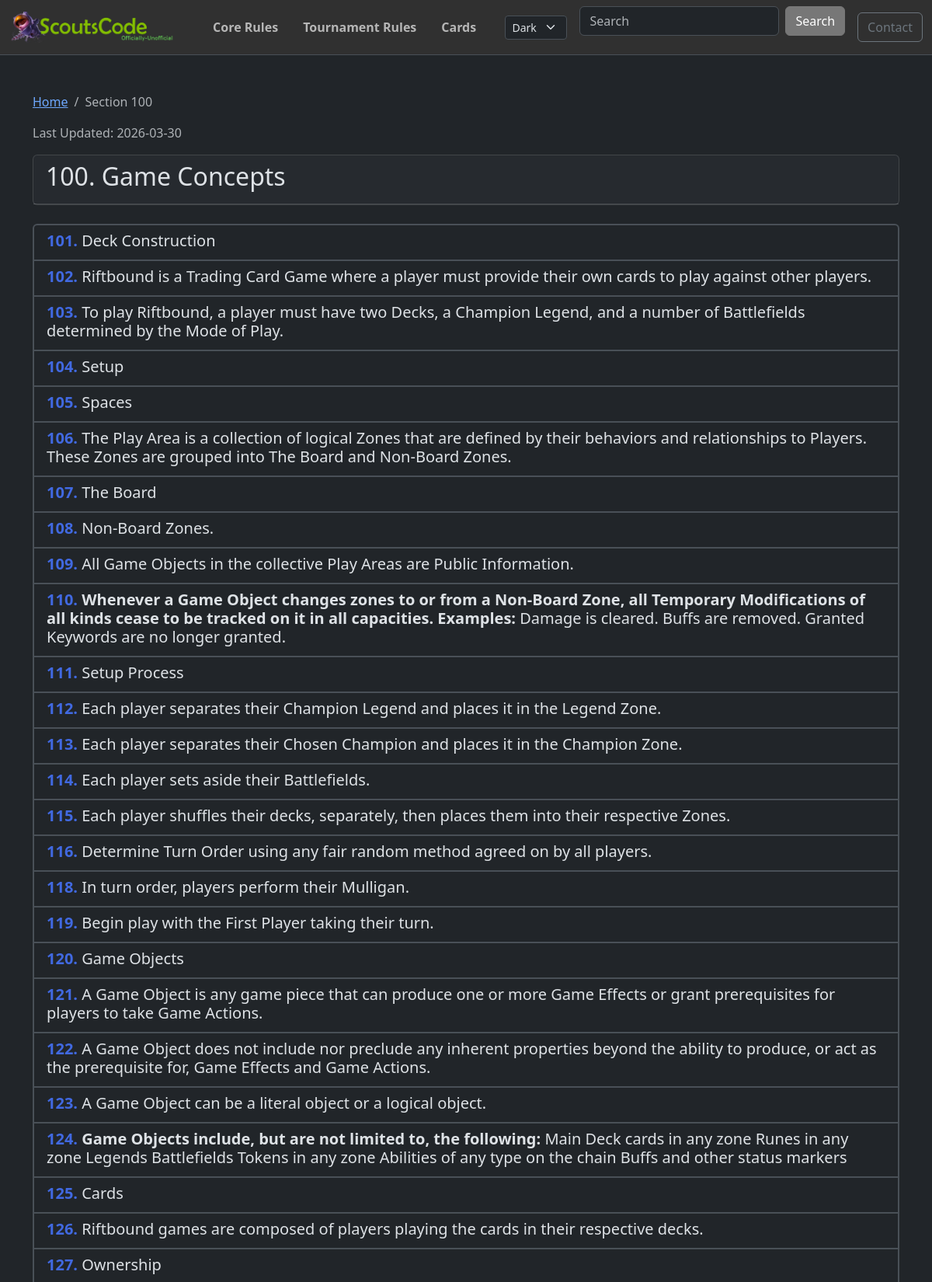
Screenshot of /crsections/100/ (upper part) with the database file from the repository.
### post/models.py (models this page shows, shortened)
class RuleSection(models.Model):
    RULE_TYPE_CHOICES = [
        ("TR", "Tournament Rules"),
        ("CR", "Comprehensive Rules"),
    ]
    rule_type = models.CharField(max_length=2, choices=RULE_TYPE_CHOICES)
    section = models.CharField(max_length=50, db_index=True)  # e.g., "703.4.a.5"
    text = models.TextField()
    annotations = models.TextField(blank=True, default="")
    parent = models.ForeignKey(
        "self", on_delete=models.CASCADE, null=True, blank=True, related_name="children"
    )
    order = models.IntegerField(default=0)
    class Meta:
        ordering = ["rule_type", "order", "section"]
        unique_together = ["rule_type", "section"]
        indexes = [
            models.Index(fields=["rule_type", "section"]),
            models.Index(fields=["parent", "order"]),
        ]
    def get_top_level_section(self):
        parts = self.section.split(".")
        first_part = parts[0]
        if len(first_part) >= 3:
            return first_part[0] + "00"
        return first_part
    def to_dict(self, include_children=True):
        data = {
            "section": self.section,
            "text": self.text,
            "annotations": self.annotations,
            "children": [],
        }
        if include_children:
            for child in self.children.all():
                data["children"].append(child.to_dict(include_children=True))
        return data

### post/views.py (the view)
# urls.py: path("crsections/<str:section>/", crsection_detail, name="crsection_detail"),
def crsection_detail(request, section):
    try:
        section_obj = RuleSection.objects.prefetch_related(
            "children__children__children__children"
        ).get(rule_type="CR", section=section)
    except RuleSection.DoesNotExist:
        raise Http404(f"Section {section} not found")
    data = section_obj.to_dict()
    top_level = section_obj.get_top_level_section()
    is_top_level = section == top_level
    data = format_section_text(data, section_type="cr")
    parent_section = None
    if section_obj.parent:
        parent_section = section_obj.parent.section
    context = {
        "section": data,
        "json_url": f"/crsections/{top_level}/",
        "is_top_level": is_top_level,
        "parent_section": parent_section,
        "last_updated": get_rules_last_updated("CR"),
    }
    return render(request, "crsection_detail.html", context)

### post/context_processors.py (called while the page is built)
def global_site_data(request):
    data = cache.get("global_site_data")
    if data is not None:
        return data
    copyright_asset = TextAsset.objects.filter(asset_type="copyright").first()
    logo_asset = TextAsset.objects.filter(asset_type="logo").first()
    default_copyright = "© 2025 Copyright "
    data = {
        "copyright_text": copyright_asset.content
        if copyright_asset
        else default_copyright,
        "logo_asset": logo_asset,
        "copyright_asset": copyright_asset,
    }
    cache.set("global_site_data", data, CACHE_TTL)
    return data

### post/views.py (called while the page is built, shortened)
def bold_before_colon(text):
    if ":" in text:
        parts = text.split(":", 1)
        return f"<strong>{parts[0]}:</strong>{parts[1]}"
    return text

def format_section_text(section_data, section_type="tr"):
    section_data["text"] = linkify_references(section_data["text"], section_type)
    section_data["text"] = bold_before_colon(section_data["text"])
    for child in section_data.get("children", []):
        child_section_str = child.get("section", "")
        has_letter = any(
            letter in child_section_str for letter in ["a", "b", "c", "d", "e"]
        )
        has_children = len(child.get("children", [])) > 0
        will_be_clickable_link = has_children and not has_letter
        if not will_be_clickable_link:
            child["text"] = linkify_references(child["text"], section_type)
        child["text"] = bold_before_colon(child["text"])
        for grandchild in child.get("children", []):
            format_section_text(grandchild, section_type)
    return section_data

def get_rules_last_updated(rule_type):
    if rule_type in _rules_last_updated_cache:
        return _rules_last_updated_cache[rule_type]

### post/templates/crsection_detail.html (shortened to what this page needs)
{% extends 'base.html' %}
{% load static %}
{% block content %}
    <div class="crsection-detail">
        <nav aria-label="breadcrumb">
            <ol class="breadcrumb">
                <li class="breadcrumb-item"><a href="/">Home</a></li>
                <li class="breadcrumb-item active" aria-current="page">Section {{ section.section }}</li>
            </ol>
        </nav>
        <p class="text-muted">Last Updated: {{ last_updated }}</p>
        <div class="card mb-4">
            <div class="card-header">
                <div class="d-flex justify-content-between align-items-start">
                    <h2>{{ section.section }}. {{ section.text|safe }}</h2>
                </div>
            </div>
        </div>
        {% if is_top_level %}
            {% if section.children %}
                <div class="list-group mb-4">
                    {% for child in section.children %}
                        <a href="/crsections/{{ child.section }}/" class="list-group-item list-group-item-action">
                            <h5 class="mb-1"><span class="rule-number">{{ child.section }}.</span> {{ child.text|safe }}</h5>
                        </a>
                    {% endfor %}
                </div>
            {% else %}
                <div class="alert alert-info">This section has no subsections.</div>
            {% endif %}
        {% endif %}
    </div>
{% endblock %}

### static/css/style.css (style rules this page uses)
:root { --custom-primary: #3498db; --custom-secondary: rgb(119, 119, 119); --custom-navbar-color: #303030; }
[data-bs-theme="dark"] { --custom-body-color: #212529; --custom-main-color: #ffffff; }
.list-group-item-action { border-width: 2px; font-weight: 500; }
.list-group-item-action .rule-number { color: #4169e1 !important; font-weight: 600; }
a.list-group-item-action h5 .rule-number { color: #4169e1 !important; }

### rows the page displays
RuleSection: section "100", text "Game Concepts"
RuleSection: section "101", text "Deck Construction"
RuleSection: section "102", text "Riftbound is a Trading Card Game where a player must provide their own cards to play against other players."
RuleSection: section "103", text "To play Riftbound, a player must have two Decks, a Champion Legend, and a number of Battlefields determined by the Mode of Play."
RuleSection: section "104", text "Setup"
RuleSection: section "105", text "Spaces"
RuleSection: section "106", text "The Play Area is a collection of logical Zones that are defined by their behaviors and relationships to Players. These Zones are grouped into The Board and Non-Board Zones."
RuleSection: section "107", text "The Board"
RuleSection: section "108", text "Non-Board Zones."
RuleSection: section "109", text "All Game Objects in the collective Play Areas are Public Information."
RuleSection: section "110"
RuleSection: section "111", text "Setup Process"
RuleSection: section "112", text "Each player separates their Champion Legend and places it in the Legend Zone."
RuleSection: section "113", text "Each player separates their Chosen Champion and places it in the Champion Zone."
RuleSection: section "114", text "Each player sets aside their Battlefields."
RuleSection: section "115", text "Each player shuffles their decks, separately, then places them into their respective Zones."
RuleSection: section "116", text "Determine Turn Order using any fair random method agreed on by all players."
RuleSection: section "118", text "In turn order, players perform their Mulligan."
RuleSection: section "119", text "Begin play with the First Player taking their turn."
RuleSection: section "120", text "Game Objects"
RuleSection: section "121", text "A Game Object is any game piece that can produce one or more Game Effects or grant prerequisites for players to take Game Actions."
RuleSection: section "122", text "A Game Object does not include nor preclude any inherent properties beyond the ability to produce, or act as the prerequisite for, Game Effects and Game Actions."
RuleSection: section "123", text "A Game Object can be a literal object or a logical object."
RuleSection: section "124"
RuleSection: section "125", text "Cards"
RuleSection: section "126", text "Riftbound games are composed of players playing the cards in their respective decks."
RuleSection: section "127", text "Ownership"

### other values shown
{{ last_updated }} "2026-03-30"
